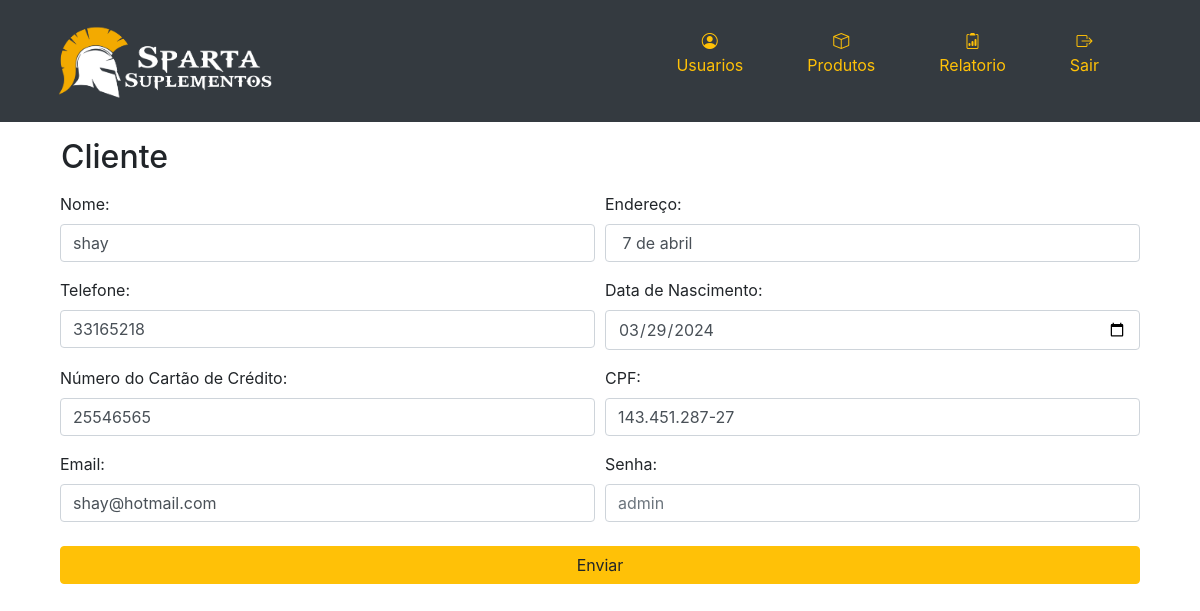
Page /adm/usuario_adm/editar_cliente.php?usuario_id=18 on the committed database.
### tables this page shows
CREATE TABLE `cliente` (
  `cliente_id` int(11) NOT NULL,
  `usuario_id` int(11) DEFAULT NULL,
  `nome` varchar(100) DEFAULT NULL,
  `email` varchar(100) DEFAULT NULL,
  `endereco` varchar(255) DEFAULT NULL,
  `telefone` varchar(20) DEFAULT NULL,
  `data_nasc` date DEFAULT NULL,
  `cpf` varchar(14) DEFAULT NULL,
  `numero_cartao` varchar(255) NOT NULL,
  `cep` varchar(20) DEFAULT NULL,
  `numero` varchar(20) DEFAULT NULL,
  `cidade` varchar(100) DEFAULT NULL,
  `estado` varchar(50) DEFAULT NULL,
  `complemento` varchar(100) DEFAULT NULL
);

### adm/usuario_adm/editar_cliente.php (the view, shortened to what this page needs)
<!DOCTYPE html>
<html lang="pt-br">
<head>
    <link rel="stylesheet" href="https://cdn.jsdelivr.net/npm/bootstrap@4.0.0/dist/css/bootstrap.min.css"
 />
    <link href="https://cdn.jsdelivr.net/npm/bootstrap-icons/font/bootstrap-icons.css" rel="stylesheet">
    <link rel="stylesheet" href="../../public/style.css">
</head>
<body>
     <nav class="navbar navbar-expand-md navbar-light bg-dark p-2 box-shadow">
        <div class="container">
            <a href="#" class="navbar-brand">
                <img class="imagem-login" src="../../img/Sparta Suplementos - Logo.png" alt="sparta" />
            </a>
            <div class="collapse navbar-collapse" id="navbarSupportedContent">
                <ul class="navbar-nav ml-auto">
                    <li class="nav-item mr-5">
                        <p class="text-center">
                            <a class="nav-link text-warning" href="../usuario_adm/usuarios.php">
                                <i class="bi bi-person-circle" data-bs-toggle="tooltip" data-bs-placement="top"
                                    title="Usuarios"></i><br>
                                Usuarios</a>
                        </p>
                    </li>
                    <li class="nav-item mr-5">
                        <p class="text-center">
                            <a class="nav-link text-warning" href="../produto/lista_produtos.php">
                                <i class="bi-box" data-bs-toggle="tooltip" data-bs-placement="top"
                                    title="Produtos"></i><br>
                                Produtos</a>
                        </p>
                    </li>
                    <li class="nav-item mr-5">
                        <p class="text-center"> <a class="nav-link text-warning" href="../relatorio/relatorio.php">
                                <i class="bi bi-clipboard2-data" data-bs-toggle="tooltip" data-bs-placement="top"
                                    title="relatorio"></i><br>
                                Relatorio</a></p>
                    </li>
                    <li class="nav-item mr-5">
                        <p class="text-center"><a class="nav-link text-warning" href="../usuario_adm/login_adm.php">
                                <i class="bi bi-box-arrow-right " data-bs-toggle="tooltip" data-bs-placement="top"
                                    title="Sair"></i><br>
                                Sair</a></p>
                    </li>
                </ul>
            </div>
        </div>
    </nav>
    <section class="container">
        <h2 class="m-3">Cliente</h2>
        <?php
        include 'conexao.php';
        if (isset($_GET['usuario_id']) && is_numeric($_GET['usuario_id'])) {
            $usuario_id = $_GET['usuario_id'];
            $query = "SELECT * FROM cliente WHERE usuario_id = $usuario_id";
            $result = $conn->query($query);
            if ($result->num_rows == 1) {
                $row = $result->fetch_assoc();
                $nome = $row['nome'];
                $endereco = $row['endereco'];
                $telefone = $row['telefone'];
                $data_nasc = $row['data_nasc'];
                $numero_cartao = $row['numero_cartao'];
                $cpf = $row['cpf'];
                $email = $row['email'];
            } else {
                echo "Cliente não encontrado.";
            }
        } else {
            echo "ID do usuário inválido ou não fornecido.";
        }
        ?>
        <form action="salvar_edit_cliente.php" class="container" method="post">
            <div class="form-row">
                <div class="form-group col-md-6">
                    <label for="nome">Nome:</label>
                    <input type="text" class="form-control" id="nome" name="nome" value="<?php echo $nome; ?>" required>
                </div>
                <div class="form-group col-md-6">
                    <label for="endereco">Endereço:</label>
                    <input type="text" class="form-control" id="endereco" name="endereco"
                        value="<?php echo $endereco; ?>" required>
                </div>
            </div>
            <div class="form-row">
                <div class="form-group col-md-6">
                    <label for="telefone">Telefone:</label>
                    <input type="tel" class="form-control" id="telefone" name="telefone"
                        value="<?php echo $telefone; ?>" required>
                </div>
                <div class="form-group col-md-6">
                    <label for="data_nasc">Data de Nascimento:</label>
                    <input type="date" class="form-control" id="data_nasc" name="data_nasc"
                        value="<?php echo $data_nasc; ?>" required>
                </div>
            </div>
            <div class="form-row">
                <div class="form-group col-md-6">
                    <label for="cardNumber">Número do Cartão de Crédito:</label>
                    <input type="text" class="form-control " id="cardNumber" name="numero_cartao"
                        pattern="\d{4}.\d{4}.\d{4}.\d{4}"
                        title="Digite o número do cartão no formato 0000.0000.0000.0000"
                        value="<?php echo $numero_cartao; ?>" required>
                </div>
                <div class="form-group col-md-6">
                    <label for="cpf">CPF:</label>
                    <input type="text" class="form-control" id="cpf" name="cpf" pattern="\d{3}\.\d{3}\.\d{3}-\d{2}"
                        title="Digite o CPF 11 numeros" value="<?php echo $cpf; ?>" required>
                </div>
            </div>
            <div class="form-row">
            <div class="form-group col-md-6">
                <label for="email">Email:</label>
                <input type="email" class="form-control" id="email" name="email" value="<?php echo $email; ?>" required pattern="[a-zA-Z0-9._%+-]+@[a-zA-Z0-9.-]+\.[a-zA-Z]{2,}" title="Por favor, insira um endereço de e-mail válido">
            </div>
            <div class="form-group col-md-6">
                <label for="senha">Senha:</label>
                <input type="password" class="form-control" id="senha" name="senha" required placeholder="admin">
            </div>
            </div>
            <button type="submit" class="btn btn-warning w-100 mt-2">Enviar</button>
        </form>
    </section>
</body>
</html>

### public/style.css (style rules this page uses)
.imagem-login { width: 15rem; }

### rows in the picture
cliente: nome "shay", endereco "7 de abril", telefone "33165218", data_nasc "03/29/2024", numero_cartao "25546565", cpf "143.451.287-27", email "shay@hotmail.com"
